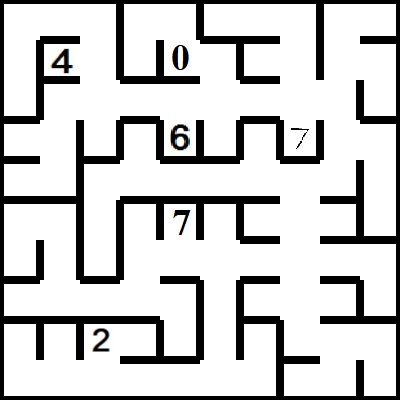
#> input picture 2. Practice/Task 1C/task_1c_images/maze00.jpg, 400 x 400 px; its folder holds only this picture in this run
$ python task_1c.py
#> lines starting #> are read from the running program, lines starting #| are printed output that depends on the picture; after the words box and inside, x2 and y2 are one past the last pixel; in counts of white or black regions, pixels touching at a corner belong together
### Task 1A/codes/task_1a.py

import cv2
import numpy as np
import os


# To enhance the maze image
import image_enhancer


# Maze images in task_1a_images folder have cell size of 20 pixels
CELL_SIZE = 20


class Point(object):

    def __init__(self, x=0, y=0):
        self.x = x
        self.y = y

    def __add__(self, other):
        return Point(self.x + other.x, self.y + other.y)

    def __eq__(self, other):
        return self.x == other.x and self.y == other.y


dir4 = [Point(0, -CELL_SIZE), Point(0, CELL_SIZE),
        Point(CELL_SIZE, 0), Point(-CELL_SIZE, 0)]


def readImage(img_file_path):

    binary_img = None

    #############	Add your Code here	###############
    img = cv2.imread(img_file_path, 0)
#> img: shape (400, 400); min 0, max 255, mean 204.1
    ret, binary_img = cv2.threshold(img, 120, 255, cv2.THRESH_BINARY)
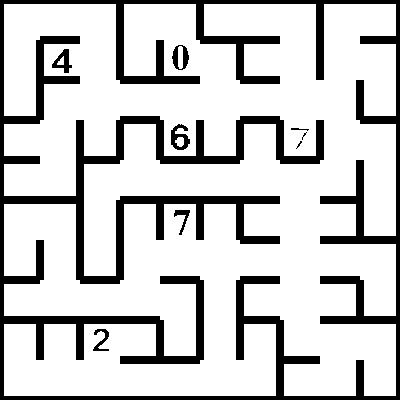
#> binary_img: shape (400, 400); 80.1% white; 9 black regions (2 under 20 px), largest, box (x1, y1, x2, y2) and area: (0, 0, 400, 400) 30848, (171, 124, 190, 150) 260, (52, 49, 72, 73) 220
    ###################################################

    return binary_img


def solveMaze(original_binary_img, initial_point, final_point, no_cells_height, no_cells_width):

    shortestPath = []

    s = Point(initial_point[0], initial_point[1])
    e = Point(final_point[0], final_point[1])
    s.x = s.x * CELL_SIZE + int(CELL_SIZE/2 - 1)
    s.y = s.y * CELL_SIZE + int(CELL_SIZE/2 - 1)
    e.x = e.x * CELL_SIZE + int(CELL_SIZE/2 - 1)
    e.y = e.y * CELL_SIZE + int(CELL_SIZE/2 - 1)
    h = no_cells_height*CELL_SIZE
    w = no_cells_width*CELL_SIZE

    found = False
    queue = []

    v = [[0 for j in range(w)] for i in range(h)]
    parent = [[Point() for j in range(w)] for i in range(h)]

    queue.append(s)
    v[s.y][s.x] = 1
    while len(queue) > 0:
        p = queue.pop(0)
        for d in dir4:
            cell = p + d
            cx = np.sign(d.x)
            cy = np.sign(d.y)

            if (cell.x >= int(CELL_SIZE/2 - 1)
                and cell.x <= w-int(CELL_SIZE/2)
                and cell.y >= int(CELL_SIZE/2 - 1)
                and cell.y <= h-int(CELL_SIZE/2)
                and v[cell.y][cell.x] == 0
                    and (original_binary_img[cell.y - int(CELL_SIZE/2)*cy][cell.x - int(CELL_SIZE/2)*cx] != 0)):

                queue.append(cell)
                v[cell.y][cell.x] = v[p.y][p.x] + 1  # Later
                parent[cell.y][cell.x] = p
                if cell == e:
                    found = True
                    del queue[:]
                    break

    if found:

        p = e
        while p != s:
            shortestPath.append(p)
            p = parent[p.y][p.x]
        shortestPath.append(p)
        shortestPath.reverse()

        for a, b in enumerate(shortestPath):
            shortestPath[a] = ((int(b.y/CELL_SIZE), int(b.x/CELL_SIZE)))

        print("Path Found")

        return shortestPath

    ###################################################


#############	You can add other helper functions here		#############


#########################################################################

# NOTE:	YOU ARE NOT ALLOWED TO MAKE ANY CHANGE TO THIS FUNCTION
#
# Function Name:	main
# Inputs:			None
# Outputs: 			None
# Purpose: 			the function first takes 'maze00.jpg' as input and solves the maze by calling readImage
# 					and solveMaze functions, it then asks the user whether to repeat the same on all maze images
# 					present in 'task_1a_images' folder or not
# [130 lines that do not run on import are left out]

### 2. Practice/Task 1C/codes/task_1c.py

'''
*****************************************************************************************
*
*        		===============================================
*           		Rapid Rescuer (RR) Theme (eYRC 2019-20)
*        		===============================================
*
*  This script is to implement Task 1C of Rapid Rescuer (RR) Theme (eYRC 2019-20).
*
*  This software is made available on an "AS IS WHERE IS BASIS".
*  Licensee/end user indemnifies and will keep e-Yantra indemnified from
*  any and all claim(s) that emanate from the use of the Software or
*  breach of the terms of this agreement.
*
*  e-Yantra - An MHRD project under National Mission on Education using ICT (NMEICT)
*
*****************************************************************************************
'''


# Team ID:			[ Team-ID ]
# Author List:		[ Names of team members worked on this file separated by Comma: Name1, Name2, ... ]
# Filename:			task_1c.py
# Functions:		computeSum
# 					[ Comma separated list of functions in this file ]
# Global variables:	None
# 					[ List of global variables defined in this file ]


# Import necessary modules
import cv2
import numpy as np
import os
import sys


#############	You can import other modules here	#############


#################################################################


# Function Name:	computeSum
# Inputs: 			img_file_path [ file path of image ]
# 					shortestPath [ list of coordinates of shortest path from initial_point to final_point ]
# Outputs:			digits_list [ list of digits present in the maze image ]
# 					digits_on_path [ list of digits present on the shortest path in the maze image ]
# 					sum_of_digits_on_path [ sum of digits present on the shortest path in the maze image ]
# Purpose: 			the function takes file path of original image and shortest path in the maze image
# 					to return the list of digits present in the image, list of digits present on the shortest
# 					path in the image and sum of digits present on the shortest	path in the image
# Logic:			[ write the logic in short of how this function solves the purpose ]
# Example call: 	digits_list, digits_on_path, sum_of_digits_on_path = computeSum(img_file_path, shortestPath)

def computeSum(img_file_path, shortestPath):

	"""
	Purpose:
	---
	the function takes file path of original image and shortest path as argument and returns list of digits, digits on path and sum of digits on path

	Input Arguments:
	---
	`img_file_path` :		[ str ]
		file path of image
	`shortestPath` :		[ list ]
		list of coordinates of shortest path from initial_point to final_point

	Returns:
	---
	`digits_list` :	[ list ]
		list of all digits on image
	`digits_on_path` :	[ list ]
		list of digits adjacent to the path from initial_point to final_point
	`sum_of_digits_on_path` :	[ int ]
		sum of digits on path

	Example call:
	---
	original_binary_img = readImage(img_file_path)

	"""

	digits_list = []
	digits_on_path = []
	sum_of_digits_on_path = 0

	#############  Add your Code here   ###############


	###################################################

	return digits_list, digits_on_path, sum_of_digits_on_path


#############	You can add other helper functions here		#############


#########################################################################


# NOTE:	YOU ARE NOT ALLOWED TO MAKE ANY CHANGE TO THIS FUNCTION
#
# Function Name:	main
# Inputs:			None
# Outputs: 			None
# Purpose: 			the function first takes 'maze00.jpg' as input and solves the maze by calling computeSum
# 					function, it then asks the user whether to repeat the same on all maze images
# 					present in 'task_1c_images' folder or not

if __name__ != '__main__':

	curr_dir_path = os.getcwd()

	# Importing task_1a and image_enhancer script
	try:

		task_1a_dir_path = curr_dir_path + '/../../Task 1A/codes'
		sys.path.append(task_1a_dir_path)

		import task_1a
		import image_enhancer

	except Exception as e:

		print('\ntask_1a.py or image_enhancer.pyc file is missing from Task 1A folder !\n')
		exit()

if __name__ == '__main__':

	curr_dir_path = os.getcwd()
	img_dir_path = curr_dir_path + '/../task_1c_images/'				# path to directory of 'task_1c_images'

	file_num = 0
	img_file_path = img_dir_path + 'maze0' + str(file_num) + '.jpg'		# path to 'maze00.jpg' image file

	# Importing task_1a and image_enhancer script
	try:

		task_1a_dir_path = curr_dir_path + '/../../Task 1A/codes'
		sys.path.append(task_1a_dir_path)

		import task_1a
		import image_enhancer

	except Exception as e:

		print('\n[ERROR] task_1a.py or image_enhancer.pyc file is missing from Task 1A folder !\n')
		exit()

	# modify the task_1a.CELL_SIZE to 40 since maze images
	# in task_1c_images folder have cell size of 40 pixels
	task_1a.CELL_SIZE = 40

	print('\n============================================')

	print('\nFor maze0' + str(file_num) + '.jpg')

	try:

		original_binary_img = task_1a.readImage(img_file_path)
		height, width = original_binary_img.shape
#> height = 400; width = 400

	except AttributeError as attr_error:

		print('\n[ERROR] readImage function is not returning binary form of original image in expected format !\n')
		exit()


	no_cells_height = int(height/task_1a.CELL_SIZE)					# number of cells in height of maze image
#> no_cells_height = 10
	no_cells_width = int(width/task_1a.CELL_SIZE)					# number of cells in width of maze image
#> no_cells_width = 10
	initial_point = (0, 0)											# start point coordinates of maze
	final_point = ((no_cells_height-1),(no_cells_width-1))			# end point coordinates of maze
#> final_point = (9, 9)

	try:

		shortestPath = task_1a.solveMaze(original_binary_img, initial_point, final_point, no_cells_height, no_cells_width)
#> shortestPath = 39 pairs, first value 0 to 9, second value 0 to 9

		if len(shortestPath) > 2:

#> (the run stopped early here; a loop or call above may not have finished)
